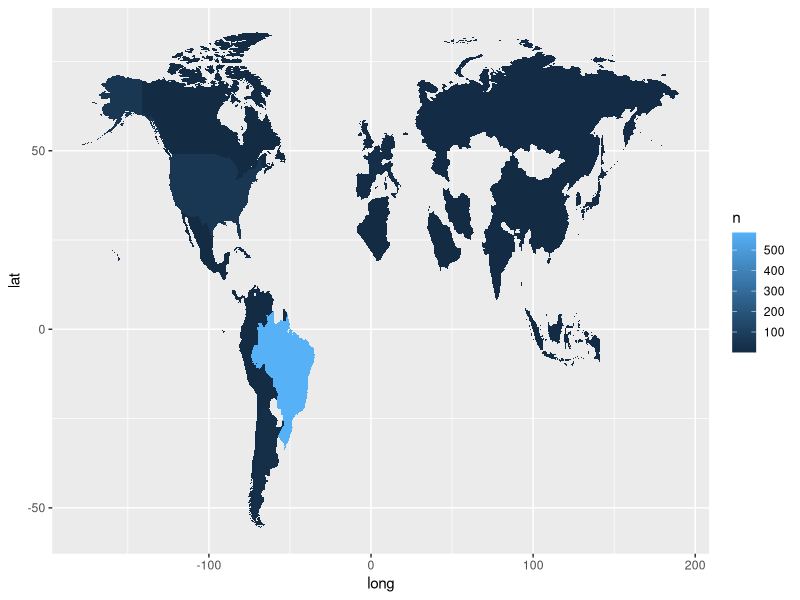

This chart was generated by the following R code:
library(tidyverse)
library(stringr)

mapa_mundo <- map_data("world")

quantd_disc <- read_csv("data analysis/methodology/country_speeches.csv")

quantd_disc_mre <- quantd_disc %>% filter(position == "MRE")

quantd_disc_mre$region <- quantd_disc_mre$country

quantd_disc_mre <- quantd_disc_mre %>% select(4, 5)

teste <- inner_join(quantd_disc_mre, mapa_mundo)

ggplot(teste, aes(x = long, y = lat, group = group, fill = n)) +
  geom_polygon()

#Resolver problemas dos paises missings, colocar zero. 
